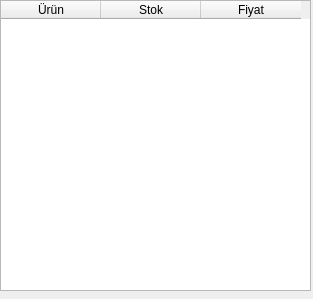
<?xml version="1.0" encoding="UTF-8"?>
<ui version="4.0">
 <class>Form</class>
 <widget class="QWidget" name="Form">
  <property name="geometry">
   <rect>
    <x>0</x>
    <y>0</y>
    <width>313</width>
    <height>299</height>
   </rect>
  </property>
  <property name="windowTitle">
   <string>Ürün Listesi</string>
  </property>
  <widget class="QTableWidget" name="sepettablo">
   <property name="geometry">
    <rect>
     <x>0</x>
     <y>0</y>
     <width>311</width>
     <height>291</height>
    </rect>
   </property>
   <column>
    <property name="text">
     <string>Ürün</string>
    </property>
   </column>
   <column>
    <property name="text">
     <string>Stok</string>
    </property>
   </column>
   <column>
    <property name="text">
     <string>Fiyat</string>
    </property>
   </column>
  </widget>
 </widget>
 <resources/>
 <connections/>
</ui>
